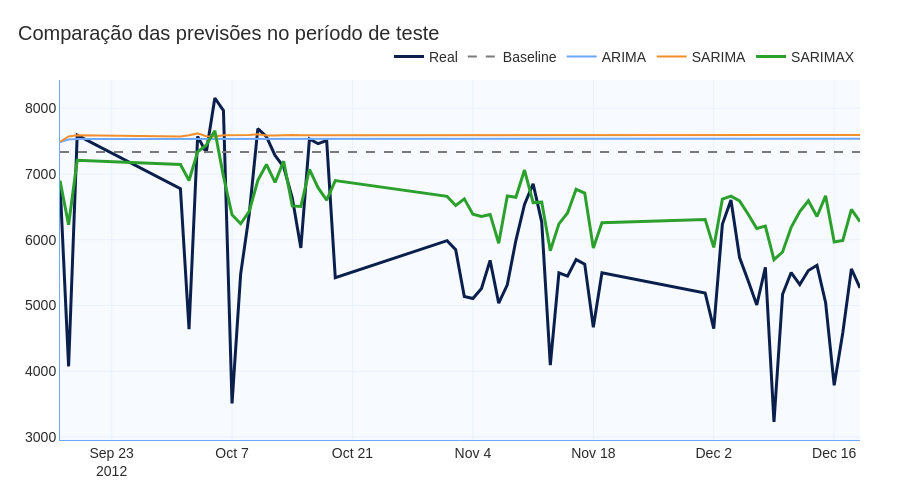

Here is the notebook cell this chart was saved with:
### Markdown cell above
### 07.17 Visualizar previsões no teste

### Code cell
fig = go.Figure()

fig.add_trace(
    go.Scatter(
        x=previsoes_teste["data_hora"],
        y=previsoes_teste["demanda_real"],
        mode="lines",
        name="Real",
        line=dict(color="#0B1F4D", width=3)
    )
)

fig.add_trace(
    go.Scatter(
        x=previsoes_teste["data_hora"],
        y=previsoes_teste["previsao_baseline"],
        mode="lines",
        name="Baseline",
        line=dict(color="#7A7A7A", width=2, dash="dash")
    )
)

fig.add_trace(
    go.Scatter(
        x=previsoes_teste["data_hora"],
        y=previsoes_teste["previsao_arima"],
        mode="lines",
        name="ARIMA",
        line=dict(color="#6FA8FF", width=2)
    )
)

fig.add_trace(
    go.Scatter(
        x=previsoes_teste["data_hora"],
        y=previsoes_teste["previsao_sarima"],
        mode="lines",
        name="SARIMA",
        line=dict(color="#F28E2B", width=2)
    )
)

fig.add_trace(
    go.Scatter(
        x=previsoes_teste["data_hora"],
        y=previsoes_teste["previsao_sarimax"],
        mode="lines",
        name="SARIMAX",
        line=dict(color="#2CA02C", width=3)
    )
)

fig = aplicar_layout_padrao(
    fig,
    titulo="Comparação das previsões no período de teste",
    altura=500
)

fig.show()
